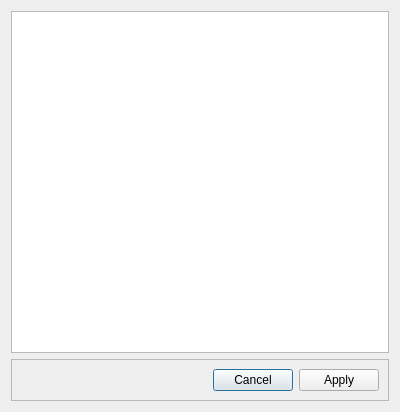
<?xml version="1.0" encoding="UTF-8"?>
<ui version="4.0">
 <class>Dialog</class>
 <widget class="QDialog" name="Dialog">
  <property name="geometry">
   <rect>
    <x>0</x>
    <y>0</y>
    <width>400</width>
    <height>412</height>
   </rect>
  </property>
  <property name="windowTitle">
   <string>Dialog</string>
  </property>
  <layout class="QVBoxLayout" name="verticalLayout">
   <item>
    <widget class="QTableWidget" name="select_from_list_data_list_table">
     <property name="acceptDrops">
      <bool>false</bool>
     </property>
     <property name="dragEnabled">
      <bool>false</bool>
     </property>
     <property name="dragDropMode">
      <enum>QAbstractItemView::NoDragDrop</enum>
     </property>
    </widget>
   </item>
   <item>
    <widget class="QFrame" name="frame">
     <property name="frameShape">
      <enum>QFrame::StyledPanel</enum>
     </property>
     <property name="frameShadow">
      <enum>QFrame::Raised</enum>
     </property>
     <layout class="QHBoxLayout" name="horizontalLayout">
      <item>
       <spacer name="horizontalSpacer">
        <property name="orientation">
         <enum>Qt::Horizontal</enum>
        </property>
        <property name="sizeHint" stdset="0">
         <size>
          <width>177</width>
          <height>20</height>
         </size>
        </property>
       </spacer>
      </item>
      <item>
       <widget class="QPushButton" name="select_from_list_cansel_button">
        <property name="text">
         <string>Cancel</string>
        </property>
       </widget>
      </item>
      <item>
       <widget class="QPushButton" name="select_from_list_apply_button">
        <property name="text">
         <string>Apply</string>
        </property>
       </widget>
      </item>
     </layout>
    </widget>
   </item>
  </layout>
 </widget>
 <resources/>
 <connections/>
</ui>
